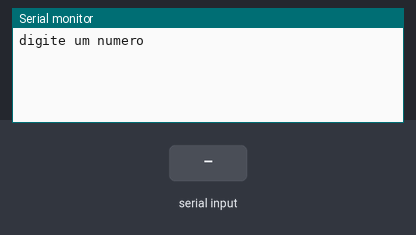
Bench run of a sketch on a simulated Arduino Uno, built with avr-gcc and run on an emulated ATmega328P. Parts: the last lines printed to the serial monitor. Inputs (shaded band) come from the test bench.

Above: at 1.2 s.
1.3 s: "90,45\n" received over Serial
At 3.0 s:
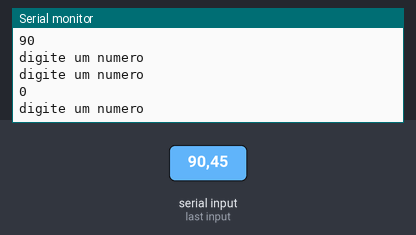
3.8 s: "30,150\n" received over Serial
At 4.6 s:
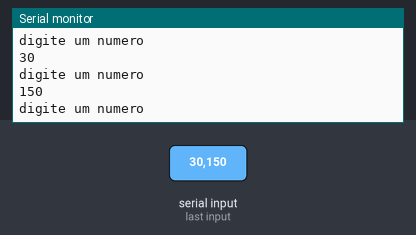
Timing chart, 0 to 6.8 s (numbered marks = the images above; inputs shaded):
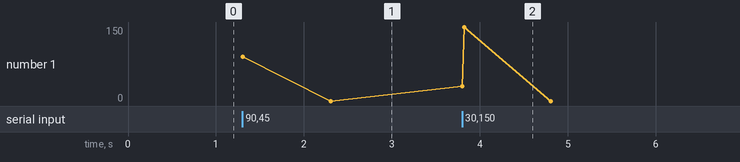

Measured:
- after the input at 1.3 s, the serial monitor: prints a new line at once (image 1)
- after the input at 3.8 s, the serial monitor: prints a new line at once (image 2)

The sketch:

if_ex131.ino
```cpp
/*
Faça um programa que receba um número de usuário e exiba este
número, apenas se for par.
*/

 int numero = 0;

void setup()
{
   Serial.begin (9600);
}

void loop()
{
     Serial.println("digite um numero");//pergunta um numero usuário
     while(! Serial.available() );//espera o usuário digitar/dar um <Enter>
     numero = Serial.parseInt();//resposta do usuário

   if ( numero % 2 == 0) {
      Serial.println(String(numero) );
 }
   }// fim do loop
```
